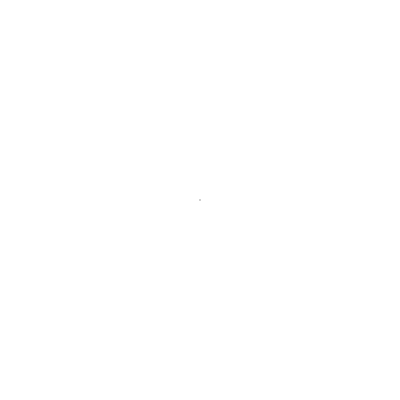
Frame 1 (no input)
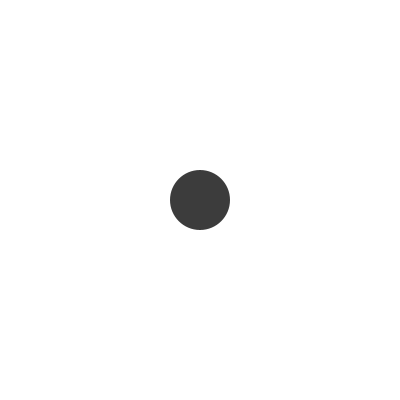
Frame 60 (the mouse pressed at the canvas centre just before this capture)
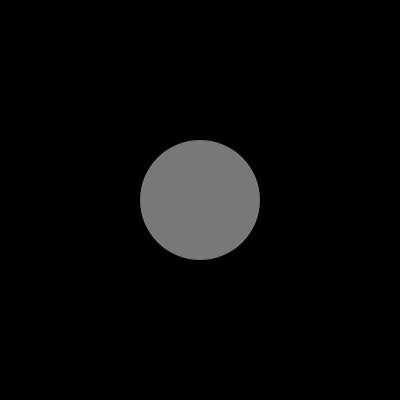
Frame 120 (the mouse held since frame 60 and released just before this capture)

The Processing sketch that drew these frames (run headless with seeded random() and noise(); from frame 60 on, the mouse is pressed at the canvas centre):

// Processing sketch: ej05a_funciones_nativas
// ── ej05a_funciones_nativas.pde

// ENTER THE VOID (movie) #recomendada

void setup(){
  size( 400, 400 );  //funcion que no devuelve valor
  noStroke();  //funcion que no devuelve valor SIN PARAMETROS
  frameRate( 30 );  //funcion que no devuelve valor
}

void draw(){
  float d = dist( mouseX, mouseY, width/2, height/2 );  //variable tipo float donde guardo el resultado de la funcion dist() funcion que devuelve valor 
  println( "distancia: " + d );
  background( d );  //funcion que no devuelve valor, con variable de usuario como parametro
  
  //float r = random(100);
  //println( r );
  println( "random: " + random(100) );  //funcion que no devuelve valor + una que si devuelve: random()
  
  fill( frameCount % 255 );  //funcion que no devuelve valor + variable del entorno: frameCount
  circle( height/2, width/2, frameCount % 255 );  //funcion que no devuelve valor + 3 variables del entorno como parametros  
  
}
